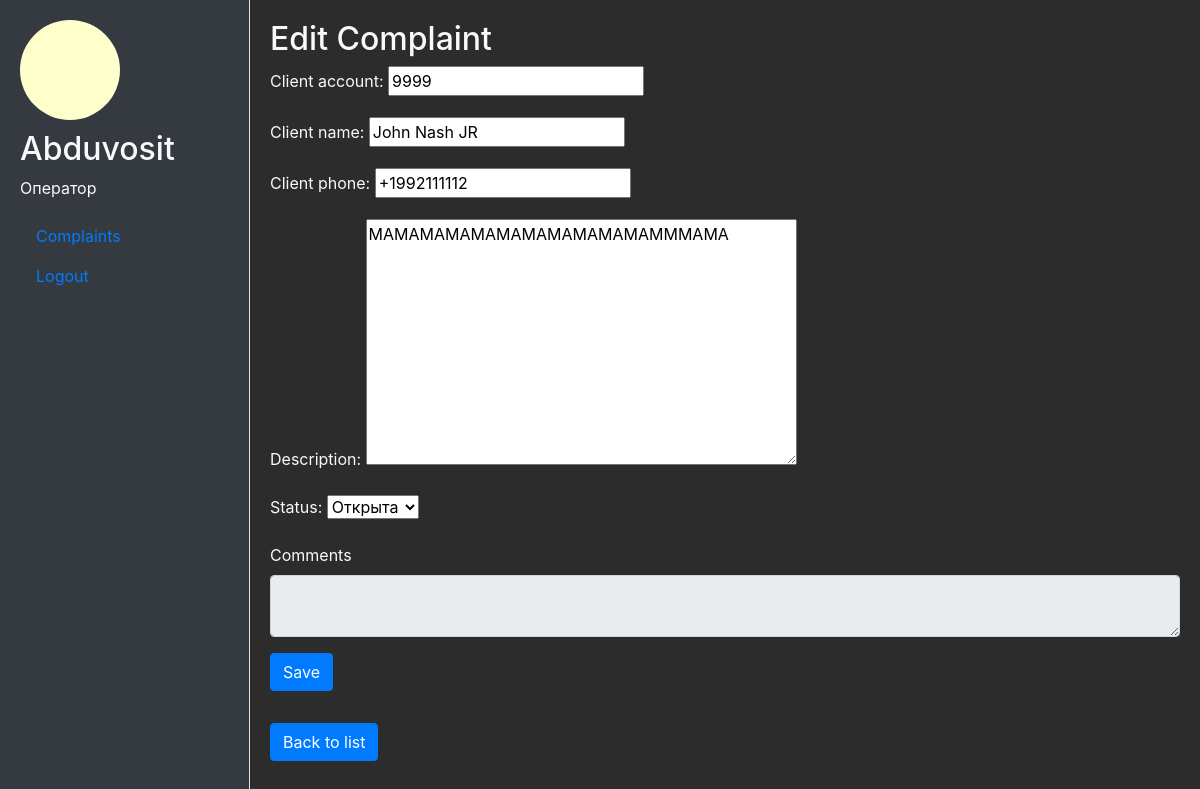
The page /crm_app/8/edit/ (signed in) on the database its author committed.
### crm_app/models.py (models this page shows, shortened)
class CustomUser(AbstractUser):
    ROLE_CHOICES = (
        ('operator', 'Оператор'),
        ('back_office', 'Бэк-офис'),
    )
    role = models.CharField(max_length=30, choices=ROLE_CHOICES)
    image = models.ImageField(upload_to='profile_images/', blank=True, null=True)

class Complaint(models.Model):
    STATUS_CHOICES = (
        ('open', 'Открыта'),
        ('in_progress', 'В работе'),
        ('closed', 'Закрыта'),
    )
    client_account = models.CharField(max_length=255)
    client_name = models.CharField(max_length=255)
    client_phone = models.CharField(max_length=20)
    description = models.TextField()
    status = models.CharField(max_length=20, choices=STATUS_CHOICES, default='open')
    assigned_to = models.ForeignKey(CustomUser, related_name='assigned_complaints', on_delete=models.SET_NULL, null=True)
    comments = models.TextField(blank=True, null=True)
    created_by = models.ForeignKey(settings.AUTH_USER_MODEL, on_delete=models.CASCADE, related_name='created_complaints')

### crm_app/views.py (the view)
# urls.py: path('<int:pk>/edit/', views.complaint_edit, name='complaint_edit'),
@login_required
def complaint_edit(request, pk):
    complaint = get_object_or_404(Complaint, pk=pk)
    if request.method == 'POST':
        if request.user.role == 'back_office':
            form = ComplaintForm(request.POST, instance=complaint, fields=['comments'])
        else:
            form = ComplaintForm(request.POST, instance=complaint)
        if form.is_valid():
            form.save()
            return redirect('complaint_list')
    else:
        if request.user.role == 'back_office':
            form = ComplaintForm(instance=complaint, fields=['comments'])
        else:
            form = ComplaintForm(instance=complaint)
            form.fields['comments'].widget.attrs['readonly'] = True
    return render(request, 'crm_app/complaint_form.html', {'form': form, 'complaint': complaint})

### crm_app/forms.py
class ComplaintForm(forms.ModelForm):
    def __init__(self, *args, **kwargs):
        fields = kwargs.pop('fields', None)
        super(ComplaintForm, self).__init__(*args, **kwargs)
        if fields:
            allowed_fields = set(fields)
            existing_fields = set(self.fields.keys())
            for field in existing_fields - allowed_fields:
                self.fields.pop(field)
        if 'comments' in self.fields and self.initial.get('user_role') == 'operator':
            self.fields['comments'].widget.attrs['readonly'] = True
    class Meta:
        model = Complaint
        fields = ['client_account', 'client_name', 'client_phone', 'description', 'status',  'comments']

### crm_app/templates/crm_app/complaint_form.html (shortened to what this page needs)
{% extends "../base.html" %}
{% block content %}
    <h2>{% if form.instance.pk %}Edit Complaint{% else %}Create Complaint{% endif %}</h2>
    <form method="post" enctype="multipart/form-data">
        <div class="form-group">
            {{ form.client_account.label_tag }}
            {{ form.client_account }}
        </div>
        <div class="form-group">
            {{ form.client_name.label_tag }}
            {{ form.client_name }}
        </div>
        <div class="form-group">
            {{ form.client_phone.label_tag }}
            {{ form.client_phone }}
        </div>
        <div class="form-group">
            {{ form.description.label_tag }}
            {{ form.description }}
        </div>
        <div class="form-group">
            {{ form.status.label_tag }}
            {{ form.status }}
        </div>
        {% if request.user.role == 'back_office' %}
            <div class="form-group">
                {{ form.comments.label_tag }}
                {{ form.comments }}
            </div>
        {% else %}
            <div class="form-group">
                <label for="id_comments">Comments</label>
                <textarea class="form-control" id="id_comments" readonly>{{ form.instance.comments }}</textarea>
            </div>
        {% endif %}
        <button type="submit" class="btn btn-primary">Save</button>
    </form>
    <a href="{% url 'complaint_list' %}" class="btn btn-secondary mt-3">Back to list</a>
{% endblock %}

### crm_app/templates/base.html (shortened to what this page needs)
<html lang="en">
<head>
    {% load static %}
    <link href="https://stackpath.bootstrapcdn.com/bootstrap/4.5.2/css/bootstrap.min.css" rel="stylesheet">
</head>
<body>
    <div class="sidebar">
        {% if request.user.image %}
            <img src="{{ request.user.image.url }}" alt="{{ request.user.username }}">
        {% else %}
            <img src="{% static 'images/default_profile.png' %}" alt="Default Profile">
        {% endif %}
        <h2>{{ request.user.username }}</h2>
        <p>{{ request.user.get_role_display }}</p>
        <nav class="nav flex-column">
            <a class="nav-link" href="{% url 'complaint_list' %}">Complaints</a>
            <a class="nav-link" href="{% url 'logout' %}">Logout</a>
        </nav>
    </div>
    <div class="content">
        {% block content %}{% endblock %}
    </div>
</body>
</html>

### crm_app/templates/base.html (style rules this page uses)
body { display: flex; background-color: #2c2c2c; color: #f8f9fa; }
.sidebar { width: 250px; padding: 20px; background-color: #343a40; color: #f8f9fa; border-right: 1px solid #dee2e6; height: 100vh; }
.sidebar img { border-radius: 50%; width: 100px; height: 100px; }
.sidebar h2 { margin-top: 10px; }
.content { flex-grow: 1; padding: 20px; background-color: #2c2c2c; }
.btn-primary, .btn-warning, .btn-secondary { background-color: #007bff; border-color: #007bff; }

### rows shown on the page
CustomUser: user.image (picture), user.username "Abduvosit", user.role "Оператор"
Complaint: client_account "9999", client_name "John Nash JR", client_phone "+1992111112", description "МАМАМАМАМАМАМАМАМАМАМАМММАМА", status "Открыта"
